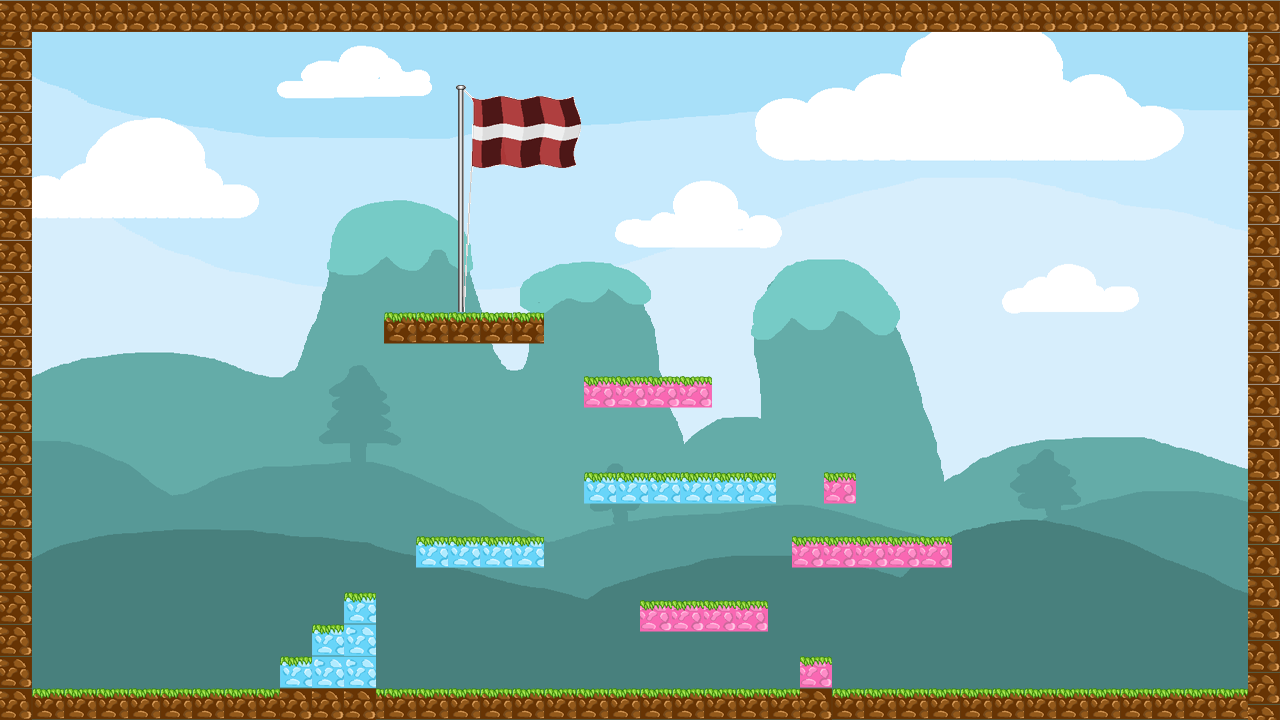

The image is a tile-based game level rendered from a .tmx file. Its description and source (layers, tilesets, objects; grid data summarised) follow:
An orthogonal 160x90 tile map with 8x8 px tiles, 3 tile layers (background, graphics_level1, flag), 3 tilesets and 16 objects.

<map version="1.0" tiledversion="1.0.3" orientation="orthogonal" renderorder="right-down" width="160" height="90" tilewidth="8" tileheight="8" nextobjectid="18">
 <tileset firstgid="1" source="background1.tsx" />
 <tileset firstgid="14401" source="block.tsx" />
 <tileset firstgid="14586" source="flag1.tsx" />
 <layer name="background" width="160" height="90">
  <data>[14400 cells, 14400 non-empty, 14400 distinct tile ids]</data>
 </layer>
 <layer name="graphics_level1" width="160" height="90">
  <data>[14400 cells, 2512 non-empty, 80 distinct tile ids]</data>
 </layer>
 <layer name="flag" width="160" height="90">
  <data>[14400 cells, 464 non-empty, 464 distinct tile ids]</data>
 </layer>
 <objectgroup name="ground_Ob">
  <object id="1" x="31.3333" y="689.833" width="1216" height="30.1667" />
  <object id="2" x="1248" y="30.6667" width="32.6667" height="690" />
  <object id="3" x="0" y="0" width="1280" height="32" />
  <object id="4" x="0.666667" y="31.3333" width="30.6667" height="689.333" />
  <object id="16" x="384.5" y="312.5" width="160" height="30.5" />
 </objectgroup>
 <objectgroup name="pink_Ob">
  <object id="11" x="801" y="657" width="31" height="32.5" />
  <object id="12" x="639.5" y="602" width="127.5" height="29" />
  <object id="13" x="792.5" y="537.5" width="158.5" height="30" />
  <object id="14" x="823.5" y="473.5" width="32" height="30.5" />
  <object id="15" x="584.5" y="376.5" width="127.5" height="31" />
 </objectgroup>
 <objectgroup name="blue_Ob">
  <object id="5" x="281.5" y="657.5" width="93.5" height="30" />
  <object id="6" x="313" y="625" width="62" height="31.5" />
  <object id="7" x="345" y="592.5" width="30" height="32" />
  <object id="9" x="416.5" y="537" width="127" height="31" />
  <object id="10" x="584" y="473" width="191" height="30.5" />
 </objectgroup>
 <objectgroup name="flag_Ob">
  <object id="17" x="458" y="108.5" width="6.5" height="203.5" />
 </objectgroup>
</map>
